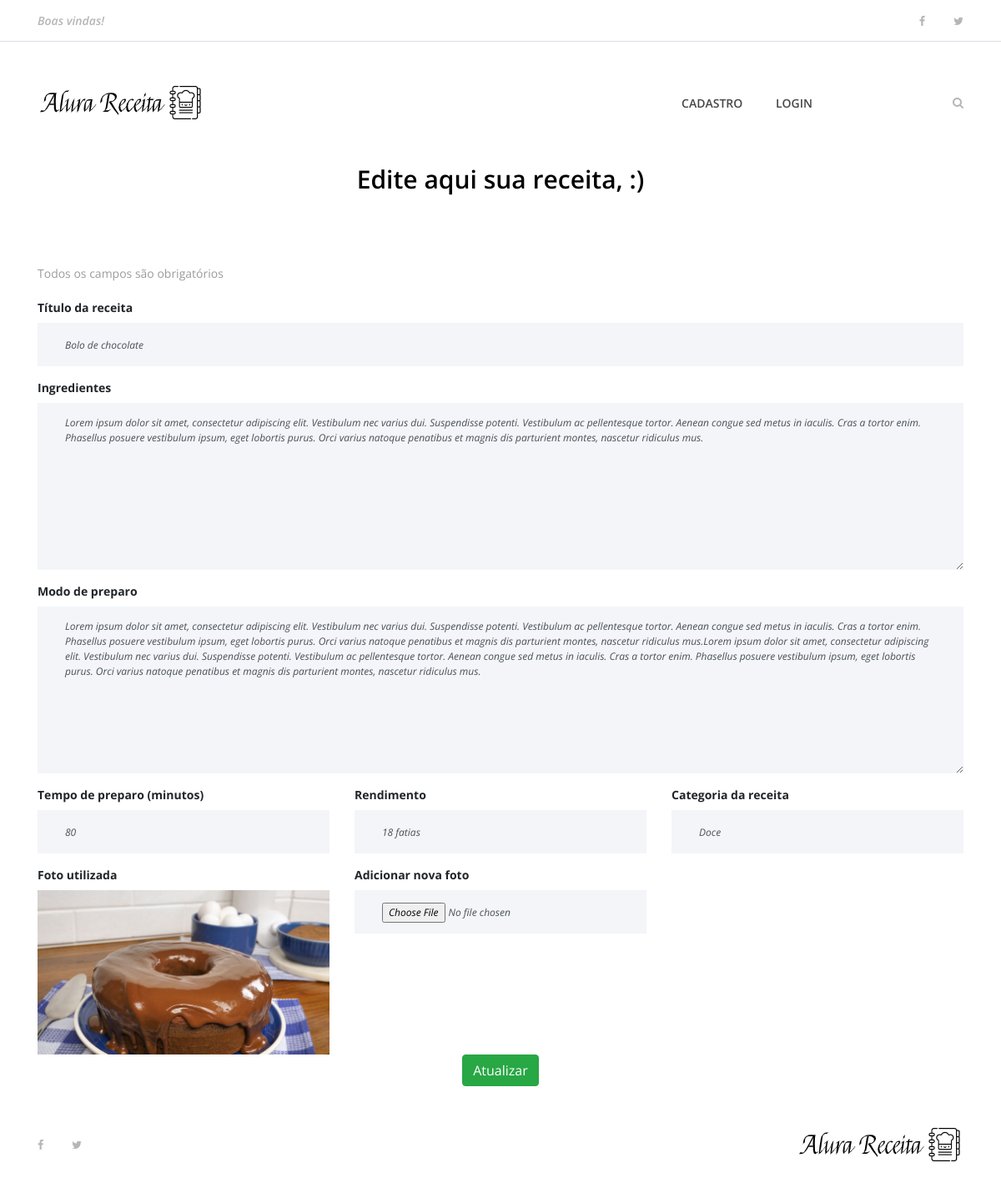
/edita/1, run on the app's committed database.
### apps/receitas/models.py (models this page shows, shortened)
class receita(models.Model):
    pessoa = models.ForeignKey(User, on_delete=models.CASCADE)
    nome_receita = models.CharField(max_length=200)
    ingredientes = models.TextField()
    modo_preparo = models.TextField()
    tempo_preparo = models.IntegerField()
    rendimento = models.CharField(max_length=100)
    categoria = models.CharField(max_length=100)
    data_receita = models.DateTimeField(default=datetime.now, blank=True)
    foto_receita = models.ImageField(upload_to ='fotos/%d,%m,%Y', blank=True)
    publicado = models.BooleanField(default=False)

### apps/receitas/views/receita.py (the view)
# urls.py: path('edita/<int:receita_id>', edita_receita, name='edita_receita'),
def edita_receita(request, receita_id):
    recipe = get_object_or_404(receita, pk=receita_id)
    receita_a_edita = { 'recipe': recipe }
    return render(request, 'usuarios/edita_receita.html', receita_a_edita)

### templates/usuarios/edita_receita.html (shortened to what this page needs)
{% extends 'base.html' %}
{% load static %}
{% block content %}
{% include 'partials/_menu.html' %}
<div class="contact-area section-padding">
    <div class="container">
        <div class="row">
            <div class="col-12">
                <div class="section-heading">
                    <h3>Edite aqui sua receita, {{ user.username }} :)</h3>
                </div>
            </div>
        </div>
        <div class="row">
            <div class="col-12">
            <p>Todos os campos são obrigatórios</p>
                <div class="contact-form-area">
                    <form action="{% url 'atualiza_receita' %}" method="post" enctype="multipart/form-data">
                        <div class="row">
                            <div class="col-12 col-lg-12">
                                <label for="nome_receita"><b>Título da receita</b></label>
                                <input type="text" id="nome_receita" class="form-control" name="nome_receita" placeholder="Ex. Suco de limão" value="{{ recipe.nome_receita }}" required>
                            </div>
                            <div class="col-12">
                                <label for="file"><b>Ingredientes</b></label>
                                <textarea class="form-control" name="ingredientes" cols="30" rows="10" placeholder="Ex. 2 Limões &#10;200ml de água" required>{{recipe.ingredientes}}</textarea>
                            </div>
                            <div class="col-12">
                                <label for="file"><b>Modo de preparo</b></label>
                                <textarea class="form-control" name="modo_preparo" cols="30" rows="10" placeholder="Ex. Corte o limão com cuidado e exprema no copo  &#10;Misture com a água e sirva." required>{{recipe.modo_preparo}}</textarea>
                            </div>
                            <div class="col-12 col-lg-4">
                                <label for="file"><b>Tempo de preparo (minutos)</b></label>
                                <input type="number" class="form-control" name="tempo_preparo" placeholder="Ex. 2" value="{{recipe.tempo_preparo}}" required>
                            </div>
                            <div class="col-12 col-lg-4">
                                <label for="file"><b>Rendimento</b></label>
                                <input type="text" class="form-control" name="rendimento" placeholder="Ex. serve 1 pessoa" value="{{recipe.rendimento}}" required>
                            </div>
                            <div class="col-12 col-lg-4">
                                <label for="file"><b>Categoria da receita</b></label>
                                <input type="text" class="form-control" name="categoria" placeholder="Ex. Sucos e bebidas" value="{{recipe.categoria}}"required>
                            </div>
                            <div class="col-12 col-lg-4">
                                <label for="file"><b>Foto utilizada</b></label>
                                <img src="{{ recipe.foto_receita.url }}" alt="">
                            </div>
                            <div class="col-12 col-lg-4">
                                <label for="file"><b>Adicionar nova foto</b></label>
                                <input type="file" class="form-control" name="foto_receita">
                            </div>
                            <div class="col-12 text-center">
                                <button class="btn btn-success" type="submit">Atualizar</button>
                            </div>
                        </div>
                    </form>
                </div>
            </div>
        </div>
    </div>
</div>
{% include 'partials/_footer.html' %}
{% endblock %}

### alurareceita/static/site.css (style rules this page uses)
* { margin: 0; padding: 0; }
body { font-family: "Open Sans", sans-serif; font-size: 14px; }
h1, h2, h3, h4, h5, h6 { color: #000000; line-height: 1.3; font-weight: 600; }
p { color: #9b9b9b; font-size: 14px; line-height: 2; font-weight: 400; }
img { height: auto; max-width: 100%; }
.section-heading { position: relative; z-index: 1; margin-bottom: 80px; text-align: center; }
.section-heading h3 { font-size: 30px; margin-bottom: 0; }
.contact-form-area .form-control { height: 52px; width: 100%; background-color: #f3f5f8; font-size: 12px; font-style: italic; margin-bottom: 15px; border: none; border-left: 3px solid #f3f5f8; border-radius: 0; padding: 15px 30px; -webkit-transition-duration: 500ms; transition-duration: 500ms; }
.contact-form-area textarea.form-control { height: 200px; -webkit-transition-duration: 500ms; transition-duration: 500ms; }

### data on the page
receita: nome_receita "Bolo de chocolate", ingredientes "Lorem ipsum dolor sit amet, consectetur adipiscing elit. Vestibulum nec varius dui. Suspendisse potenti. Vestibulum ac pellentesque tortor. Aenean congue sed metus in iaculis. Cras a tortor enim. Phasellus posuere vestibulum ipsum, eget lobortis purus. Orci varius natoque penatibus et magnis dis parturient montes, nascetur ridiculus mus.", modo_preparo "Lorem ipsum dolor sit amet, consectetur adipiscing elit. Vestibulum nec varius dui. Suspendisse potenti. Vestibulum ac pellentesque tortor. Aenean congue sed metus in iaculis. Cras a tortor enim. Phasellus posuere vestibulum ipsum, eget lobortis purus. Orci varius natoque penatibus et magnis dis parturient montes, nascetur ridiculus mus.Lorem ipsum dolor sit amet, consectetur adipiscing elit. Vestibulum nec varius dui. Suspendisse potenti. Vestibulum ac pellentesque tortor. Aenean congue sed metus in iaculis. Cras a tortor enim. Phasellus posuere vestibulum ipsum, eget lobortis purus. Orci varius natoque penatibus et magnis dis parturient montes, nascetur ridiculus mus.", tempo_preparo "80", rendimento "18 fatias", categoria "Doce", foto_receita (picture)
